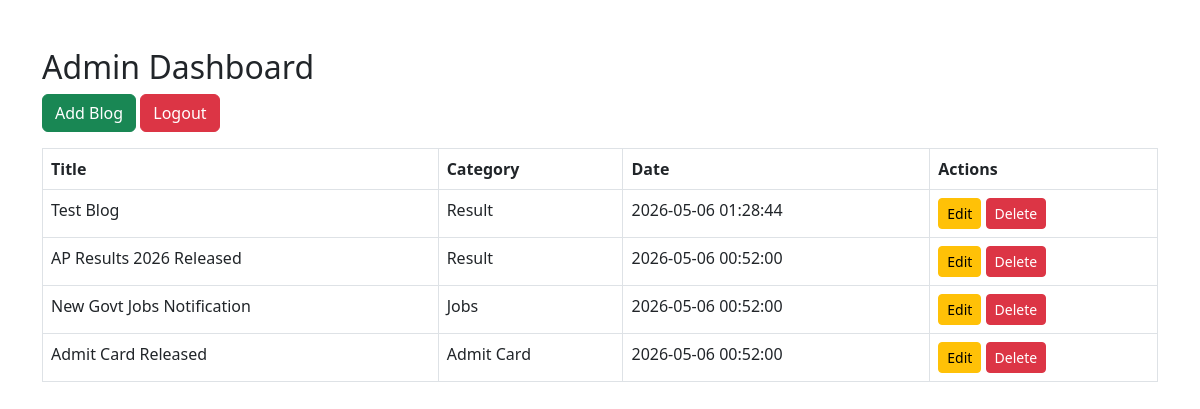
Page /admin/dashboard.php (signed in) on the committed database.
### tables this page shows
CREATE TABLE `blogs` (
  `id` int(11) NOT NULL,
  `title` varchar(255) DEFAULT NULL,
  `content` text,
  `category_id` int(11) DEFAULT NULL,
  `image` varchar(255) DEFAULT NULL,
  `created_at` datetime DEFAULT CURRENT_TIMESTAMP
);

CREATE TABLE `categories` (
  `id` int(11) NOT NULL,
  `name` varchar(100) DEFAULT NULL
);

### admin/dashboard.php (the view, shortened to what this page needs)
<?php
include '../db.php';
$query = "SELECT blogs.*, categories.name AS category
          FROM blogs
          JOIN categories ON blogs.category_id = categories.id
          ORDER BY created_at DESC";
$result = $conn->query($query);
?>
<!DOCTYPE html>
<html>
<head>
    <link href="https://cdn.jsdelivr.net/npm/bootstrap@5.3.0/dist/css/bootstrap.min.css" rel="stylesheet">
</head>
<body>
<div class="container mt-5">
    <h2>Admin Dashboard</h2>
    <a href="add_blog.php" class="btn btn-success mb-3">Add Blog</a>
    <a href="logout.php" class="btn btn-danger mb-3">Logout</a>
    <table class="table table-bordered">
        <tr>
            <th>Title</th>
            <th>Category</th>
            <th>Date</th>
            <th>Actions</th>
        </tr>
        <?php while ($row = $result->fetch_assoc()) { ?>
        <tr>
            <td><?php echo $row['title']; ?></td>
            <td><?php echo $row['category']; ?></td>
            <td><?php echo $row['created_at']; ?></td>
            <td>
                <a href="edit_blog.php?id=<?php echo $row['id']; ?>" class="btn btn-warning btn-sm">Edit</a>
                <a href="delete_blog.php?id=<?php echo $row['id']; ?>" class="btn btn-danger btn-sm">Delete</a>
            </td>
        </tr>
        <?php } ?>
    </table>
</div>
</body>
</html>

### rows in the picture
blogs: title "Test Blog", category.name "Result", created_at "2026-05-06 01:28:44"
blogs: title "AP Results 2026 Released", category.name "Result", created_at "2026-05-06 00:52:00"
blogs: title "New Govt Jobs Notification", category.name "Jobs", created_at "2026-05-06 00:52:00"
blogs: title "Admit Card Released", category.name "Admit Card", created_at "2026-05-06 00:52:00"
